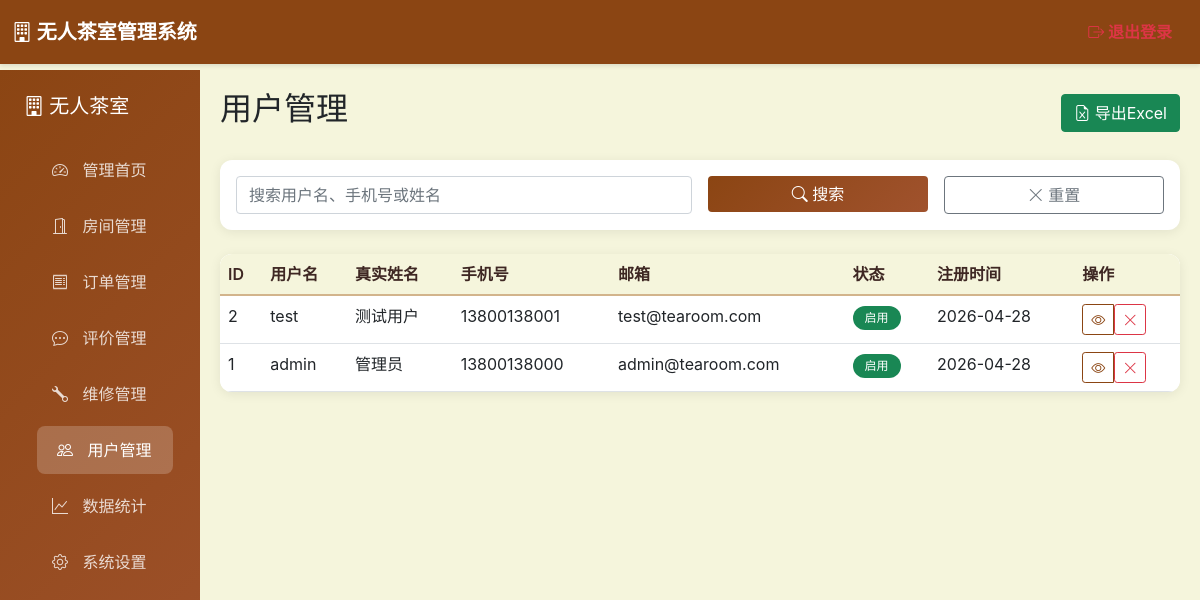
/admin/users (signed in), run on the app's committed database.
### models.py (models this page shows, shortened)
class User(db.Model):
    __tablename__ = 'users'
    id = db.Column(db.Integer, primary_key=True)
    username = db.Column(db.String(80), unique=True, nullable=False, index=True)
    password_hash = db.Column(db.String(255), nullable=False)
    phone = db.Column(db.String(20), unique=True, nullable=False, index=True)
    real_name = db.Column(db.String(50), nullable=False)
    email = db.Column(db.String(120), unique=True)
    is_admin = db.Column(db.Boolean, default=False)
    is_active = db.Column(db.Boolean, default=True)
    balance = db.Column(db.Float, default=0.0)
    is_member = db.Column(db.Boolean, default=False)
    member_level = db.Column(db.Integer, default=1)
    member_expires_at = db.Column(db.DateTime)
    total_consumption = db.Column(db.Float, default=0.0)
    created_at = db.Column(db.DateTime, default=datetime.utcnow)
    updated_at = db.Column(db.DateTime, default=datetime.utcnow, onupdate=datetime.utcnow)
    orders = db.relationship('Order', backref='user', lazy=True, cascade='all, delete-orphan')
    bookings = db.relationship('Booking', backref='user', lazy=True, cascade='all, delete-orphan')

### routes/admin.py (the view)
@admin_bp.route('/admin/users')
@admin_required
def users():
    page = request.args.get('page', 1, type=int)
    per_page = 10
    search = request.args.get('search', '')
    query = User.query
    if search:
        query = query.filter(
            (User.username.contains(search)) |
            (User.phone.contains(search)) |
            (User.real_name.contains(search))
        )
    pagination = query.order_by(User.created_at.desc()).paginate(
        page=page, per_page=per_page, error_out=False
    )
    return render_template('admin/users.html',
                        users=pagination.items,
                        pagination=pagination,
                        search=search)

### routes/admin.py (called while the page is built)
def admin_required(f):
    @wraps(f)
    def decorated_function(*args, **kwargs):
        if 'admin_id' not in session:
            flash('请先登录管理员账号', 'error')
            return redirect(url_for('admin.login'))
        return f(*args, **kwargs)
    return decorated_function

### templates/admin/users.html (shortened to what this page needs)
{% extends "admin/base.html" %}
{% block content %}
<div class="d-flex justify-content-between align-items-center mb-4">
    <h2>用户管理</h2>
    <a href="{{ url_for('admin.export_users') }}" class="btn btn-success">
        <i class="bi bi-file-earmark-excel"></i>
        导出Excel
    </a>
</div>
<div class="card mb-4">
    <div class="card-body">
        <form method="GET" class="row g-3">
            <div class="col-md-6">
                <input type="text" class="form-control" name="search" placeholder="搜索用户名、手机号或姓名" value="{{ search }}">
            </div>
            <div class="col-md-3">
                <button type="submit" class="btn btn-primary w-100">
                    <i class="bi bi-search"></i>
                    搜索
                </button>
            </div>
            <div class="col-md-3">
                <a href="{{ url_for('admin.users') }}" class="btn btn-outline-secondary w-100">
                    <i class="bi bi-x-lg"></i>
                    重置
                </a>
            </div>
        </form>
    </div>
</div>
<div class="card">
    <div class="card-body p-0">
        <div class="table-responsive">
            <table class="table table-hover mb-0">
                <thead>
                    <tr>
                        <th>ID</th>
                        <th>用户名</th>
                        <th>真实姓名</th>
                        <th>手机号</th>
                        <th>邮箱</th>
                        <th>状态</th>
                        <th>注册时间</th>
                        <th>操作</th>
                    </tr>
                </thead>
                <tbody>
                    {% for user in users %}
                    <tr>
                        <td>{{ user.id }}</td>
                        <td>{{ user.username }}</td>
                        <td>{{ user.real_name }}</td>
                        <td>{{ user.phone }}</td>
                        <td>{{ user.email or '-' }}</td>
                        <td>
                            <span class="badge bg-{{ 'success' if user.is_active else 'danger' }}">
                                {{ '启用' if user.is_active else '禁用' }}
                            </span>
                        </td>
                        <td>{{ user.created_at.strftime('%Y-%m-%d') if user.created_at else '-' }}</td>
                        <td>
                            <div class="btn-group">
                                <a href="{{ url_for('admin.user_detail', user_id=user.id) }}"
                                   class="btn btn-sm btn-outline-primary">
                                    <i class="bi bi-eye"></i>
                                </a>
                                <form method="POST" action="{{ url_for('admin.toggle_user', user_id=user.id) }}"
                                      style="display: inline;">
                                    <button type="submit" class="btn btn-sm btn-outline-{{ 'danger' if user.is_active else 'success' }}">
                                        <i class="bi bi-{{ 'x-lg' if user.is_active else 'check-lg' }}"></i>
                                    </button>
                                </form>
                            </div>
                        </td>
                    </tr>
                    {% endfor %}
                </tbody>
            </table>
        </div>
    </div>
</div>
{% endblock %}

### templates/admin/base.html (style rules this page uses)
:root { --primary-color: #8B4513; --secondary-color: #D2B48C; --accent-color: #A0522D; --light-color: #F5F5DC; --dark-color: #3E2723; --success-color: #2E7D32; --danger-color: #C62828; --warning-color: #FFA000; --info-color: #0288D1; }
body { font-family: -apple-system, BlinkMacSystemFont, 'Segoe UI', Roboto, 'Helvetica Neue', Arial, sans-serif; background-color: var(--light-color); padding-top: 70px; transition: all 0.3s ease; }
.card { border: none; border-radius: 12px; box-shadow: 0 2px 12px rgba(0, 0, 0, 0.08); margin-bottom: 20px; transition: transform 0.3s ease, box-shadow 0.3s ease; }
.btn-primary { background: linear-gradient(135deg, var(--primary-color) 0%, var(--accent-color) 100%); border: none; transition: all 0.3s ease; }
.btn-outline-primary { color: var(--primary-color); border-color: var(--primary-color); transition: all 0.3s ease; }
.table { background: white; border-radius: 12px; overflow: hidden; }
.table thead th { background: var(--light-color); border-bottom: 2px solid var(--secondary-color); font-weight: 600; color: var(--dark-color); }
.badge { padding: 6px 12px; border-radius: 20px; font-size: 12px; font-weight: 500; }
.form-control { border-radius: 4px; transition: border-color 0.3s ease, box-shadow 0.3s ease; }

### data on the page
User: id "2", username "test", real_name "测试用户", phone "13800138001", email "test@tearoom.com", is_active "启用", created_at "2026-04-28"
User: id "1", username "admin", real_name "管理员", phone "13800138000", email "admin@tearoom.com", is_active "启用", created_at "2026-04-28"
